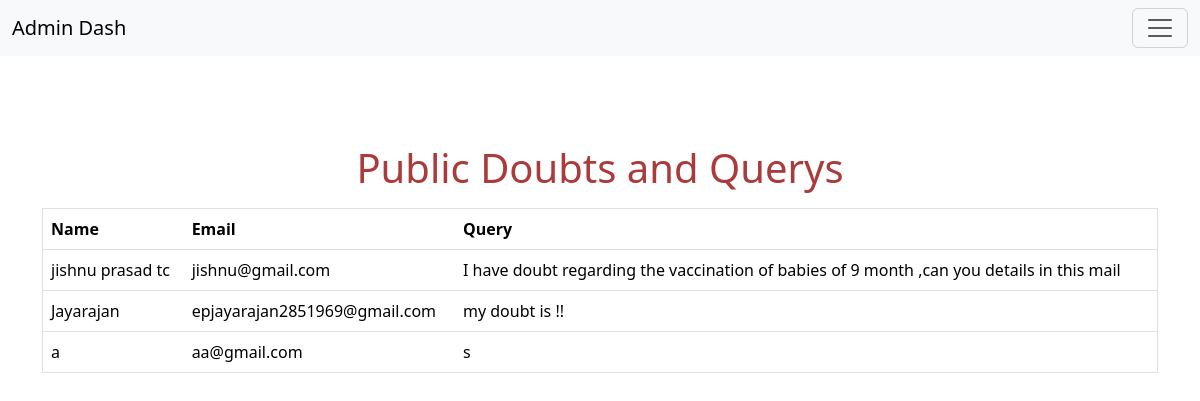
The page /health/healtdb on the database its author committed.
### public/models.py (models this page shows)
class information(models.Model):
    name=models.CharField(max_length=200,null=True)
    email=models.EmailField(null=True)
    comments=models.TextField(max_length=250,null=True)

### public/views.py (the view)
# urls.py: path('healtdb',informationList.as_view(),name='health-dash'),
class informationList(ListView):
    model = information
    template_name='healtdpdash.html'
    context_object_name='info'
    def get_queryset(self):
        qs=information.objects.all()
        return qs

### templates/healtdpdash.html (shortened to what this page needs)
<!DOCTYPE html>
<html lang="en">
<head>
    <link rel="stylesheet" href="../static/regstyle.css">
    <link href="https://cdn.jsdelivr.net/npm/bootstrap@5.3.3/dist/css/bootstrap.min.css" rel="stylesheet"
>
</head>
<body style="color: rgb(171, 58, 58);">
    <nav class="navbar bg-body-tertiary fixed-top">
        <div class="container-fluid">
            <a class="navbar-brand" href="{% url 'health-dash' %}">Admin Dash</a>
            <button class="navbar-toggler" type="button" data-bs-toggle="offcanvas" data-bs-target="#offcanvasNavbar"
                aria-controls="offcanvasNavbar" aria-label="Toggle navigation">
                <span class="navbar-toggler-icon"></span>
            </button>
        </div>
    </nav>
    <div class="container mt-5 pt-5">
        <h1 class="text-center mt-5">Public Doubts and Querys</h1>
        <p class="text-center mt-3">
        <table class="table border">
            <thead>
                <tr>
                    <th scope="col">Name</th>
                    <th scope="col">Email</th>
                    <th scope="col">Query</th>
                </tr>
            </thead>
            <tbody>
                {%for i in info %}
                <tr>
                    <td>{{i.name}}</td>
                    <td>{{i.email}}</td>
                    <td>{{i.comments}}</td>
                </tr>
                {% endfor %}
            </tbody>
        </table>
        </p>
    </div>
</body>
</html>

### static/regstyle.css (style rules this page uses)
body { font-family:calibri; padding:0; margin:0; margin:0; padding: 0; background-color:#9b6eff; }
::placeholder { color: white; opacity:0.1; text-align:center; }

### rows shown on the page
information: name "jishnu prasad tc", email "jishnu@gmail.com", comments "I have doubt regarding the vaccination of babies of 9 month ,can you details in this mail"
information: name "Jayarajan", email "epjayarajan2851969@gmail.com", comments "my doubt is !!"
information: name "a", email "aa@gmail.com", comments "s"
